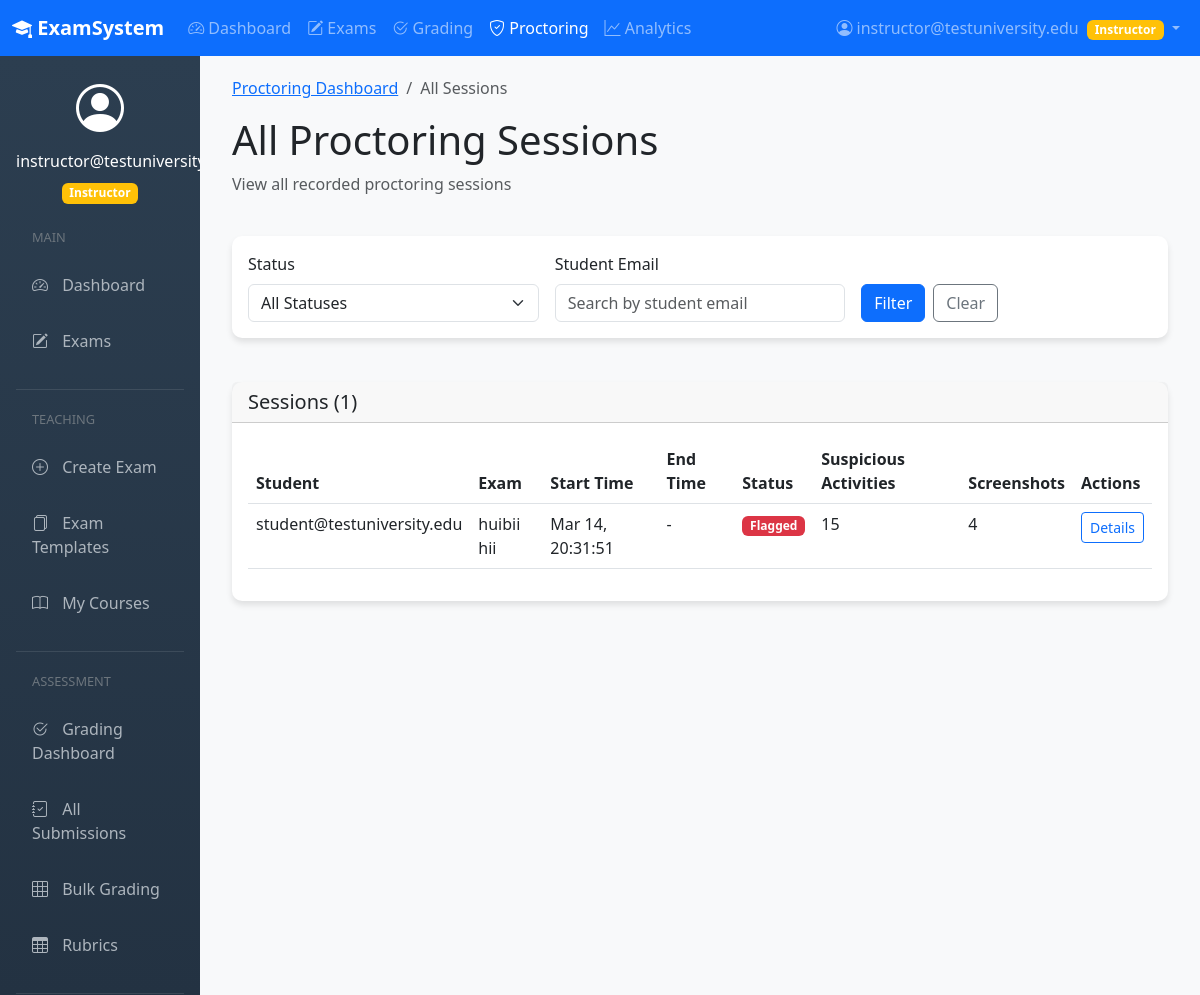
/proctoring/sessions/ (signed in, upper part), run on an earlier commit of the app's database.
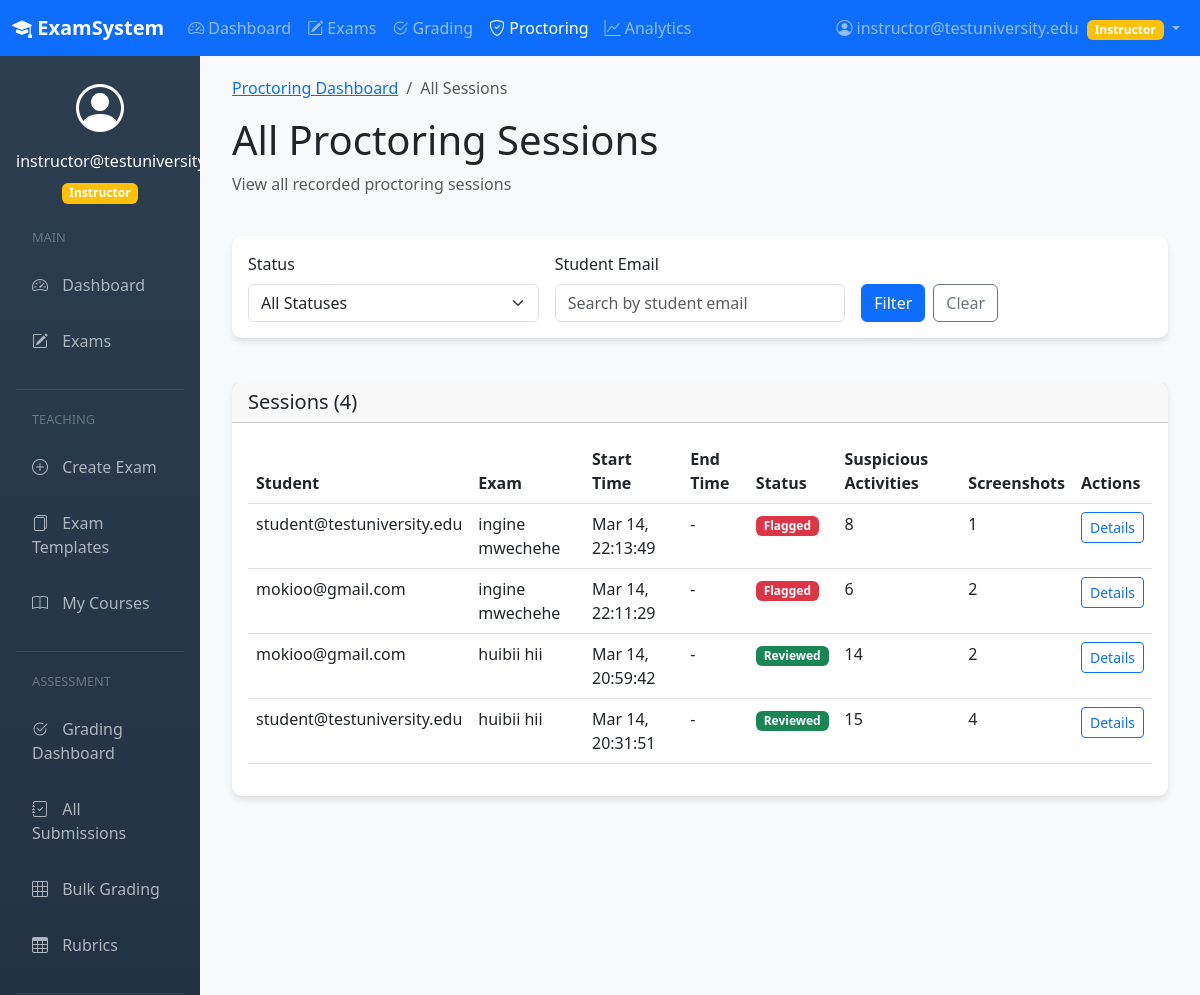
And on a later commit of the database.
### apps/proctoring/models.py (models this page shows, shortened)
class ProctoringSession(models.Model):
    SESSION_STATUS = (
        ('ACTIVE', 'Active'),
        ('COMPLETED', 'Completed'),
        ('FLAGGED', 'Flagged'),
        ('REVIEWED', 'Reviewed'),
    )
    session_id = models.UUIDField(primary_key=True, default=uuid.uuid4, editable=False)
    submission = models.OneToOneField('exams.Submission', on_delete=models.CASCADE, related_name='proctoring_session')
    student = models.ForeignKey(settings.AUTH_USER_MODEL, on_delete=models.CASCADE)
    start_time = models.DateTimeField(auto_now_add=True)
    end_time = models.DateTimeField(null=True, blank=True)
    status = models.CharField(max_length=20, choices=SESSION_STATUS, default='ACTIVE')
    browser_name = models.CharField(max_length=100, blank=True)
    browser_version = models.CharField(max_length=50, blank=True)
    os_info = models.CharField(max_length=100, blank=True)
    screen_resolution = models.CharField(max_length=50, blank=True)
    is_fullscreen = models.BooleanField(default=False)
    was_fullscreen_exit = models.BooleanField(default=False)
    tab_switch_count = models.IntegerField(default=0)
    focus_loss_count = models.IntegerField(default=0)
    copy_paste_attempts = models.IntegerField(default=0)
    right_click_attempts = models.IntegerField(default=0)
    screenshot_count = models.IntegerField(default=0)
    class Meta:
        db_table = 'proctoring_sessions'
        ordering = ['-start_time']

### apps/users/models.py (models this page shows, shortened)
class CustomUser(AbstractUser):
    USER_ROLES = (
        ('ADMIN', 'Administrator'),
        ('INSTRUCTOR', 'Instructor'),
        ('STUDENT', 'Student'),
    )
    email = models.EmailField(_('email address'), unique=True)
    role = models.CharField(max_length=20, choices=USER_ROLES, default='STUDENT')
    institution = models.ForeignKey(Institution, on_delete=models.SET_NULL, null=True, blank=True)
    username = models.CharField(max_length=150, unique=True)
    USERNAME_FIELD = 'email'
    REQUIRED_FIELDS = ['username', 'role']
    objects = CustomUserManager()
    class Meta:
        verbose_name = _('user')
        verbose_name_plural = _('users')

### apps/exams/models.py (models this page shows, shortened)
class Submission(models.Model):
    GRADING_STATUS = (
        ('PENDING', 'Pending'),
        ('AUTO_GRADED', 'Auto-graded'),
        ('MANUALLY_GRADED', 'Manually Graded'),
        ('PARTIALLY_GRADED', 'Partially Graded'),
    )
    submission_id = models.UUIDField(primary_key=True, default=uuid.uuid4, editable=False)
    exam = models.ForeignKey(Exam, on_delete=models.CASCADE, related_name='submissions')
    student = models.ForeignKey(CustomUser, on_delete=models.CASCADE, related_name='submissions')
    started_at = models.DateTimeField()
    submitted_at = models.DateTimeField(null=True, blank=True)
    total_score = models.DecimalField(max_digits=10, decimal_places=2, null=True, blank=True)
    is_graded = models.BooleanField(default=False)
    grading_status = models.CharField(max_length=20, choices=GRADING_STATUS, default='PENDING')
    created_at = models.DateTimeField(auto_now_add=True)
    class Meta:
        unique_together = ('exam', 'student')

class Exam(models.Model):
    exam_id = models.UUIDField(primary_key=True, default=uuid.uuid4, editable=False)
    title = models.CharField(max_length=255)
    description = models.TextField(blank=True)
    instructor = models.ForeignKey(CustomUser, on_delete=models.CASCADE, related_name='exams_created')
    course = models.ForeignKey(Course, on_delete=models.CASCADE, null=True, blank=True)
    time_limit_minutes = models.IntegerField(null=True, blank=True)
    total_points = models.DecimalField(max_digits=10, decimal_places=2, validators=[MinValueValidator(0)])
    passing_score = models.DecimalField(max_digits=10, decimal_places=2, null=True, blank=True)
    start_date = models.DateTimeField()
    end_date = models.DateTimeField()
    is_published = models.BooleanField(default=False)
    require_secure_browser = models.BooleanField(default=False)
    enable_plagiarism_check = models.BooleanField(default=False)
    created_at = models.DateTimeField(auto_now_add=True)
    updated_at = models.DateTimeField(auto_now=True)

### apps/proctoring/views.py (the view)
# urls.py: path('sessions/', views.session_list, name='session_list'),
@login_required
def session_list(request):
    if request.user.role not in ['INSTRUCTOR', 'ADMIN']:
        return HttpResponseForbidden("Access denied")
    sessions = ProctoringSession.objects.select_related(
        'submission',
        'submission__student',
        'submission__exam'
    ).order_by('-start_time')
    status_filter = request.GET.get('status')
    student_filter = request.GET.get('student')
    if status_filter:
        sessions = sessions.filter(status=status_filter)
    if student_filter:
        sessions = sessions.filter(submission__student__email__icontains=student_filter)
    context = {
        'sessions': sessions
    }
    return render(request, 'proctoring/session_list.html', context)

### apps/core/context_processors.py (called while the page is built)
def notification_counts(request):
    if request.user.is_authenticated:
        if request.user.role in ['INSTRUCTOR', 'ADMIN']:
            flagged_count = ProctoringSession.objects.filter(
                submission__exam__instructor=request.user,
                status='FLAGGED'
            ).count()
            pending_count = Submission.objects.filter(
                exam__instructor=request.user,
                is_graded=False,
                submitted_at__isnull=False
            ).count()
            return {
                'flagged_sessions_count': flagged_count,
                'grading_pending_count': pending_count
            }
    return {}

### templates/proctoring/session_list.html (shortened to what the changed rows need)
{% extends 'base.html' %}
{% block content %}
<div class="container-fluid">
    <div class="row mb-4">
        <div class="col-12">
            <h1>All Proctoring Sessions</h1>
        </div>
    </div>
    <div class="card">
        <div class="card-header">
            <h5 class="card-title mb-0">Sessions ({{ sessions|length }})</h5>
        </div>
        <div class="card-body">
            {% if sessions %}
            <div class="table-responsive">
                <table class="table table-hover">
                    <thead>
                        <tr>
                            <th>Student</th>
                            <th>Exam</th>
                            <th>Start Time</th>
                            <th>End Time</th>
                            <th>Status</th>
                            <th>Suspicious Activities</th>
                            <th>Screenshots</th>
                            <th>Actions</th>
                        </tr>
                    </thead>
                    <tbody>
                        {% for session in sessions %}
                        <tr>
                            <td>{{ session.student.email }}</td>
                            <td>{{ session.submission.exam.title }}</td>
                            <td>{{ session.start_time|date:"M d, H:i:s" }}</td>
                            <td>{{ session.end_time|date:"M d, H:i:s"|default:"-" }}</td>
                            <td>
                                <span class="badge bg-{% if session.status == 'ACTIVE' %}primary{% elif session.status == 'FLAGGED' %}danger{% else %}success{% endif %}">
                                    {{ session.get_status_display }}
                                </span>
                            </td>
                            <td>
                                {{ session.tab_switch_count|add:session.focus_loss_count|add:session.copy_paste_attempts|add:session.right_click_attempts }}
                            </td>
                            <td>{{ session.screenshot_count }}</td>
                            <td>
                                <a href="{% url 'proctoring:session_detail' session.session_id %}"
                                   class="btn btn-sm btn-outline-primary">
                                    Details
                                </a>
                            </td>
                        </tr>
                        {% endfor %}
                    </tbody>
                </table>
            </div>
            {% else %}
            <div class="alert alert-info">
                <i class="bi bi-info-circle"></i>
                No proctoring sessions found.
            </div>
            {% endif %}
        </div>
    </div>
</div>
{% endblock %}

What changed in the data, as far as the page shows it:
added ProctoringSession: student.email "student@testuniversity.edu", submission.exam "ingine mwechehe", start_time "Mar 14, 22:13:49", end_time "-", status "Flagged", tab_switch_count|add "8", screenshot_count "1"
added ProctoringSession: student.email "mokioo@gmail.com", submission.exam "ingine mwechehe", start_time "Mar 14, 22:11:29", end_time "-", status "Flagged", tab_switch_count|add "6", screenshot_count "2"
added ProctoringSession: student.email "mokioo@gmail.com", submission.exam "huibii hii", start_time "Mar 14, 20:59:42", end_time "-", status "Reviewed", tab_switch_count|add "14", screenshot_count "2"
changed ProctoringSession "Mar 14, 20:31:51": status "Flagged" → "Reviewed"
Also different on the page:
{{ sessions|length }}: "1" → "4"
